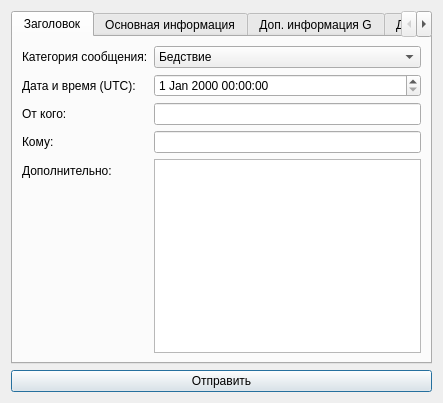
<?xml version="1.0" encoding="UTF-8"?>
<ui version="4.0"> <class>SitrepForm</class> <widget class="QDialog" name="SitrepForm"> <property name="windowTitle"> <string>SITREP</string> </property> <layout class="QVBoxLayout" name="mainLayout"> <item> <widget class="QTabWidget" name="tabWidget"> <widget class="QWidget" name="tabHeader"> <attribute name="title"><string>Заголовок</string></attribute> <layout class="QFormLayout"> <item row="0" column="0"><widget class="QLabel"><property name="text"><string>Категория сообщения:</string></property></widget></item> <item row="0" column="1"><widget class="QComboBox" name="comboCategory"><item><property name="text"><string>Бедствие</string></property></item><item><property name="text"><string>Тренировка</string></property></item></widget></item> <item row="1" column="0"><widget class="QLabel"><property name="text"><string>Дата и время (UTC):</string></property></widget></item> <item row="1" column="1"><widget class="QDateTimeEdit" name="dateTimeUtc"></widget></item> <item row="2" column="0"><widget class="QLabel"><property name="text"><string>От кого:</string></property></widget></item> <item row="2" column="1"><widget class="QLineEdit" name="editFrom"></widget></item> <item row="3" column="0"><widget class="QLabel"><property name="text"><string>Кому:</string></property></widget></item> <item row="3" column="1"><widget class="QLineEdit" name="editTo"></widget></item> <item row="4" column="0"><widget class="QLabel"><property name="text"><string>Дополнительно:</string></property></widget></item> <item row="4" column="1"><widget class="QTextEdit" name="textAdditional"></widget></item> </layout> </widget> <widget class="QWidget" name="tabMainInfo"> <attribute name="title"><string>Основная информация</string></attribute> <layout class="QFormLayout"> <item row="0" column="0"><widget class="QLabel"><property name="text"><string>Объект аварии:</string></property></widget></item> <item row="0" column="1"><widget class="QLineEdit" name="editObject"></widget></item> <item row="1" column="0"><widget class="QLabel"><property name="text"><string>Местоположение:</string></property></widget></item> <item row="1" column="1"><widget class="QLineEdit" name="editLocation"></widget></item> <item row="2" column="0"><widget class="QLabel"><property name="text"><string>Координаты (широта):</string></property></widget></item> <item row="2" column="1"><widget class="QLineEdit" name="editLat"></widget></item> <item row="3" column="0"><widget class="QLabel"><property name="text"><string>Координаты (долгота):</string></property></widget></item> <item row="3" column="1"><widget class="QLineEdit" name="editLon"></widget></item> <item row="4" column="0"><widget class="QLabel"><property name="text"><string>Ситуация:</string></property></widget></item> <item row="4" column="1"><widget class="QTextEdit" name="textSituation"></widget></item> </layout> </widget> <widget class="QWidget" name="tabInfoG"> <attribute name="title"><string>Доп. информация G</string></attribute> <layout class="QFormLayout"> <item row="0" column="0"><widget class="QLabel"><property name="text"><string>Размер (Д×Ш×Осадка):</string></property></widget></item> <item row="0" column="1"><widget class="QLineEdit" name="editSize"></widget></item> <item row="1" column="0"><widget class="QLabel"><property name="text"><string>MMSI/IMO:</string></property></widget></item> <item row="1" column="1"><widget class="QLineEdit" name="editMMSI"></widget></item> </layout> </widget> <widget class="QWidget" name="tabInfoHJ"> <attribute name="title"><string>Доп. информация H,J</string></attribute> <layout class="QFormLayout"> <item row="0" column="0"><widget class="QLabel"><property name="text"><string>Погода (ветер, течение):</string></property></widget></item> <item row="0" column="1"><widget class="QTextEdit" name="textWeather"></widget></item> </layout> </widget> <widget class="QWidget" name="tabInfoKLMN"> <attribute name="title"><string>K,L,M,N</string></attribute> <layout class="QFormLayout"> <item row="0" column="0"><widget class="QLabel"><property name="text"><string>Район поиска (K):</string></property></widget></item> <item row="0" column="1"><widget class="QTextEdit" name="textSearchArea"></widget></item> </layout> </widget> </widget> </item> <item> <widget class="QPushButton" name="buttonSend"> <property name="text"><string>Отправить</string></property> </widget> </item> </layout> </widget> <resources> <connections> </connections></resources></ui>
